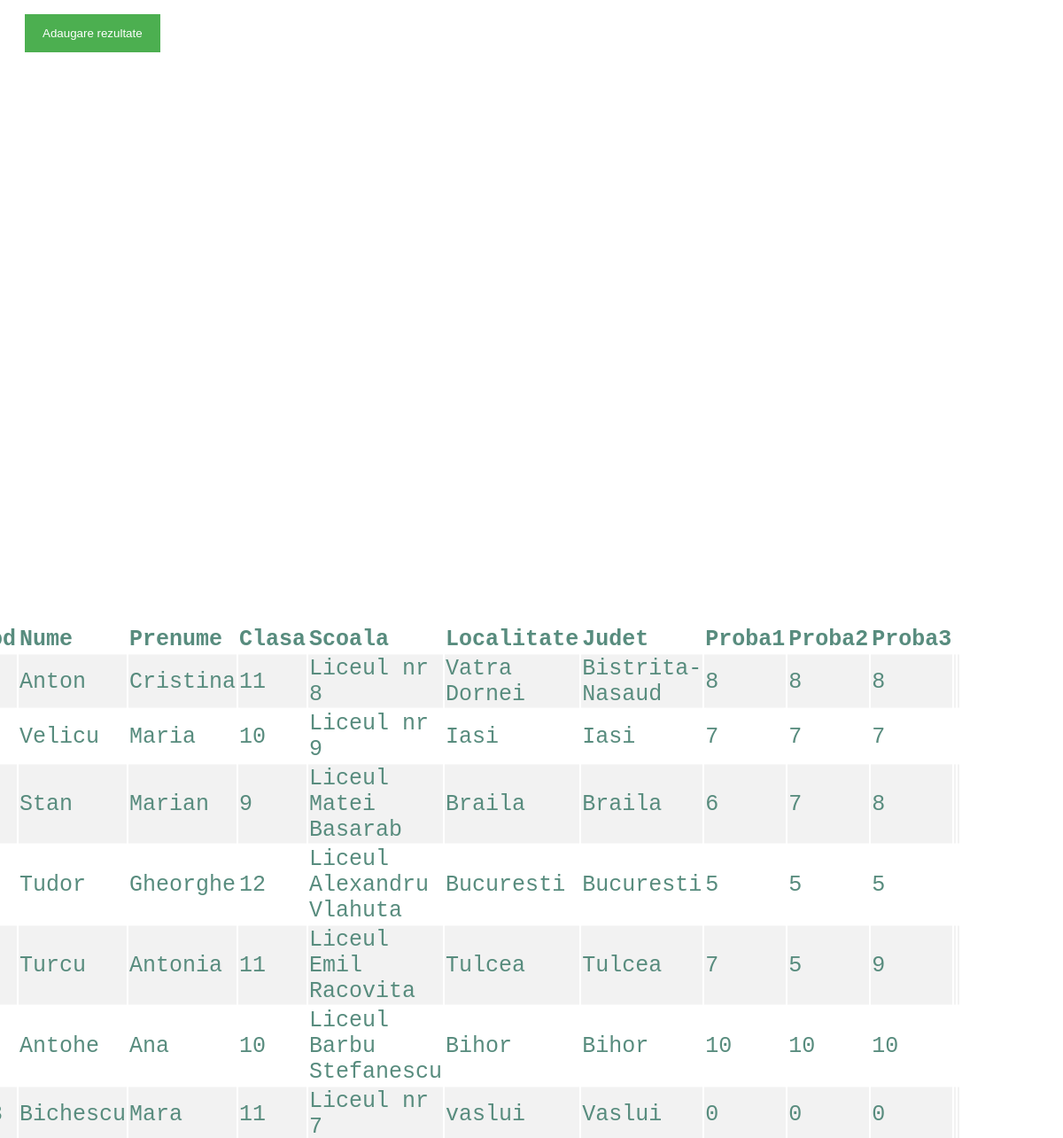
Screenshot of /query.php with the database file from the repository.
### tables this page shows
CREATE TABLE `rezultate` (
  `cod` int(45) NOT NULL,
  `nume_candidati` varchar(45) DEFAULT NULL,
  `prenume_candidati` varchar(45) DEFAULT NULL,
  `clasa_candidati` varchar(45) DEFAULT NULL,
  `scoala_candidati` varchar(45) DEFAULT NULL,
  `localitate_candidati` varchar(45) DEFAULT NULL,
  `judet_candidati` varchar(45) DEFAULT NULL,
  `proba1` varchar(45) DEFAULT '0',
  `proba2` varchar(45) DEFAULT '0',
  `proba3` varchar(45) DEFAULT '0'
);

### query.php (the view, shortened to what this page needs)
    <!DOCTYPE html>
    <html>
    <head>
    </head>
    <body>
      <div class="qtable">
     <table>
      <div class="qtr">
     <tr>
      <div class="qth">
        <th>Cod</th>
      <th>Nume</th>
      <th>Prenume</th>
       <th>Clasa</th>
       <th>Scoala</th>
       <th>Localitate</th>
       <th>Judet</th>
       <th>Proba1</th>
       <th>Proba2</th>
        <th>Proba3</th>
     </div>
     </tr>
    <?php
    $servername = "localhost";
    $username = "admin";
    $password = "admin123";
    $myDB="7YNzXacPRV";
try {
     $conn = new PDO("mysql:host=$servername;dbname=$myDB", $username, $password);
    $conn->setAttribute(PDO::ATTR_ERRMODE, PDO::ERRMODE_EXCEPTION);
    }catch(PDOException $e)
    {
    echo $sql . "<br>" . $e->getMessage();
    $conn = null;
    }
  $sql = 'SELECT * FROM rezultate';
  $result = $conn->query($sql);
  if ($result->fetchColumn() > 0) {
   while($row = $result->fetch(PDO::FETCH_ASSOC)) {
    echo "<tr><td>" . $row["cod"]. "</td><td>" . $row["nume_candidati"]. "</td><td>"
     .$row["prenume_candidati"]. "</td><td>". $row["clasa_candidati"] . "</td><td>".$row["scoala_candidati"]. "</td><td>".$row["localitate_candidati"]. "</td><td>". $row["judet_candidati"]. "</td><td>".$row["proba1"]. "</td><td>".$row["proba2"]. "</td><td>".$row["proba3"]. "</td><td>"."<td></tr>";
}
echo "</table></div>";
} else { echo "0 results"; }
    ?>
<button  onclick="document.getElementById('id05').style.display='block'"  style="width:auto;">Adaugare rezultate</button>
    <?php include('adaugarezultate.php') ?>
    </body>
    </html>

### adaugarezultate.php (shortened to what this page needs)
 <!DOCTYPE html>
<html>
<head>
</head>
<body>
</body>
</html>

### query.php (style rules this page uses)
body { font-family: Arial, Helvetica, sans-serif; }
button { background-color: #4CAF50; display: inline-block; color: white; padding: 14px 20px; margin: 8px 20px; border: none; cursor: pointer; width: 100%; align-self: center; }
.qtable { position: absolute; border-collapse: collapse; width: 900px; color: #588c7e; font-family: monospace; font-size: 25px; text-align: left; align-self: center; top: 80%; left: 35%; -ms-transform: translate(-50%, -50%); transform: translate(-50%, -50%); }
.qth { background-color: #588c7e; color: white; }
tr:nth-child(even) { background-color: #f2f2f2 }

### adaugarezultate.php (style rules this page uses)
body { font-family: Arial, Helvetica, sans-serif; }
* { box-sizing: border-box; }

### rows the page displays
rezultate: nume_candidati "Anton", prenume_candidati "Cristina", clasa_candidati "11", scoala_candidati "Liceul nr 8", localitate_candidati "Vatra Dornei", judet_candidati "Bistrita-Nasaud", proba1 "8", proba2 "8", proba3 "8"
rezultate: nume_candidati "Velicu", prenume_candidati "Maria", clasa_candidati "10", scoala_candidati "Liceul nr 9", localitate_candidati "Iasi", judet_candidati "Iasi", proba1 "7", proba2 "7", proba3 "7"
rezultate: nume_candidati "Stan", prenume_candidati "Marian", clasa_candidati "9", scoala_candidati "Liceul Matei Basarab", localitate_candidati "Braila", judet_candidati "Braila", proba1 "6", proba2 "7", proba3 "8"
rezultate: nume_candidati "Tudor", prenume_candidati "Gheorghe", clasa_candidati "12", scoala_candidati "Liceul Alexandru Vlahuta", localitate_candidati "Bucuresti", judet_candidati "Bucuresti", proba1 "5", proba2 "5", proba3 "5"
rezultate: nume_candidati "Turcu", prenume_candidati "Antonia", clasa_candidati "11", scoala_candidati "Liceul Emil Racovita", localitate_candidati "Tulcea", judet_candidati "Tulcea", proba1 "7", proba2 "5", proba3 "9"
rezultate: nume_candidati "Antohe", prenume_candidati "Ana", clasa_candidati "10", scoala_candidati "Liceul Barbu Stefanescu", localitate_candidati "Bihor", judet_candidati "Bihor", proba1 "10", proba2 "10", proba3 "10"
rezultate: nume_candidati "Bichescu", prenume_candidati "Mara", clasa_candidati "11", scoala_candidati "Liceul nr 7", localitate_candidati "vaslui", judet_candidati "Vaslui", proba1 "0", proba2 "0", proba3 "0"
